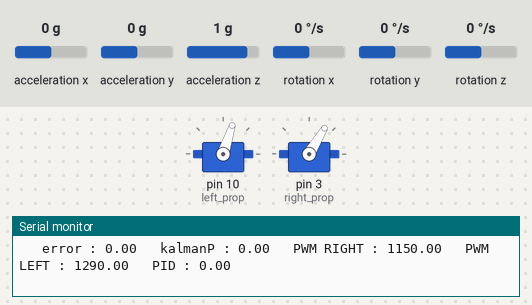
Simulated run of this sketch. Board: Arduino Uno, built with avr-gcc and run on an emulated ATmega328P. Shown: 2 × servo, the last lines printed to the serial monitor. Wiring (inferred from the names in the program): MPU-6050 motion sensor at I2C address 0x68. The inputs (shaded band) are chosen by the test bench; at power-on: acceleration x 0 g, acceleration z 1 g, acceleration y 0 g, rotation x 0 °/s, rotation y 0 °/s, rotation z 0 °/s.

Above: at 6.2 s.
6.3 s: acceleration x set to -1.4 g
At 7.9 s:
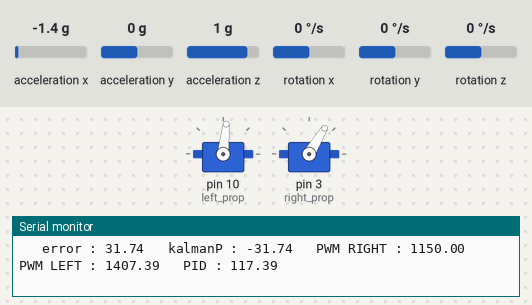
9.3 s: acceleration z set to -1.4 g
At 10.01 s:
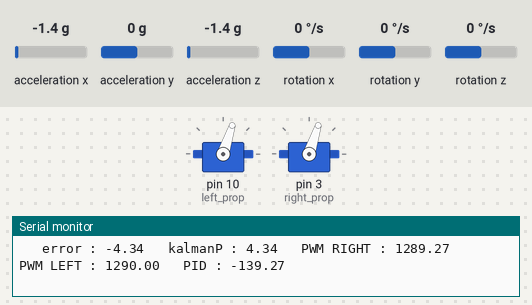
12.3 s: acceleration y set to -1.4 g
At 13.2 s:
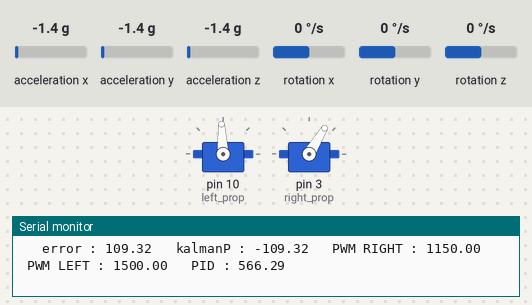
Timing chart, 0 to 15.3 s (numbered marks = the images above; inputs shaded):
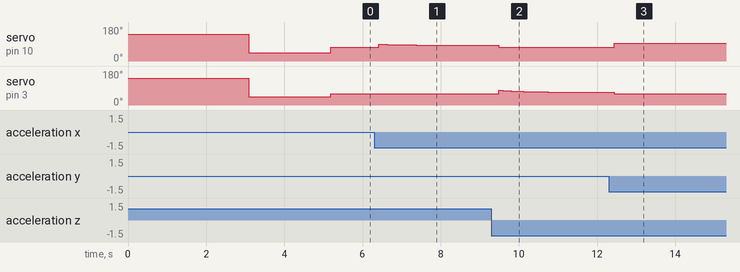

Measured:
- after the input at 6.3 s, servo on pin 10 (left_prop): 72° → 90° after 0.12 s, → 89° 0.10 s later, → 87° 0.11 s later, → 86° 0.21 s later, … (7 changes in this stretch)
- after the input at 9.3 s, servo on pin 10 (left_prop): 83° → 72° after 0.18 s; servo on pin 3 (right_prop): 59° → 78° after 0.18 s, → 76° 0.11 s later, → 75° 0.11 s later, → 73° 0.11 s later, … (10 changes in this stretch)
- after the input at 12.3 s, servo on pin 10 (left_prop): 72° → 93° after 0.14 s; servo on pin 3 (right_prop): 67° → 59° after 0.14 s

The sketch:

bicopter.ino
```cpp
#include <Wire.h>
#include <Servo.h>

Servo right_prop;
Servo left_prop;

/////SETTINGS
#define IMU_CALIBRATE true

/////IMU mpu6050
#define MPU 0x68
#define ACCEL 0x3B
#define GYRO 0x43
float temp;
float AccRawX1, AccRawY1, AccRawZ1, GyRawX1, GyRawY1, GyRawZ1;
float AccRawX2, AccRawY2, AccRawZ2, GyRawX2, GyRawY2, GyRawZ2;
float AccAngleX, AccAngleY, AccAngleZ, GyAngleX, GyAngleY, GyAngleZ;
float roll, pitch, yaw;
float mpuTimer, mpuDTime;
//--calibration
float AccRawXc, AccRawYc, AccRawZc, GyRawXc, GyRawYc, GyRawZc;

/////kalman
float kalmanR;
float kalmanP;
float Xt, Xt_update, Xt_prev;
float Pt, Pt_update, Pt_prev;
float Kt;
float R, Q;

float elapsedTimes, time, timePrev;
int i;

float PID, pwmLeft, pwmRight, error, previous_error;
float pid_p = 0;
float pid_i = 0;
float pid_d = 0;
/////////////////PID CONSTANTS/////////////////
double kp = 3.4;  //3.55
double ki = 0.0000000001; //0.003
double kd = 2.72;     //2.05

double throttleR = 1150;
double throttleL = 1290; //initial value of throttle to the motors
float desired_angle = 0;

void setup() {
  mpu6050_setup();
  calibrate_mpu6050();
  Serial.begin(19200);
  R = 10;
  Q = 0.1;
  Pt_prev = 1;
  // put your setup code here, to run once:
  time = millis();
  left_prop.attach(10);
  right_prop.attach(3);
  left_prop.writeMicroseconds(2000);
  right_prop.writeMicroseconds(2000);
  delay(2000);
  left_prop.writeMicroseconds(1000);
  right_prop.writeMicroseconds(1000);
  delay(2000);
}

void loop() {
  // put your main code here, to run repeatedly:
  calculate_angle();
  kalmanR = kalman_filter(roll);
  kalmanP = kalman_filter(pitch);

  timePrev = time;
  time = millis();
  elapsedTimes = (time - timePrev) / 1000;

  error = desired_angle - kalmanP;
  pid_p = kp * error;

  if (-3 < error < 3) {
  pid_i = pid_i + (ki * error);
  }

  pid_d = kd * ((error - previous_error) / elapsedTimes);

  PID = pid_p + pid_i + pid_d;
  if (PID < -1000) {
    PID = -1000;
  }
  if (PID > 1000) {
    PID = 1000;
  }

  pwmLeft = throttleL + PID;
  pwmRight = throttleR - PID;

  if (pwmRight < 1150) {

    pwmRight = 1150;
  }
  if (pwmRight > 1475) {
    pwmRight = 1475;
  }
  //Left
  if (pwmLeft < 1290) {
    pwmLeft = 1290;
  }
  if (pwmLeft > 1500) {
    pwmLeft = 1500;
  }

  left_prop.writeMicroseconds(pwmLeft);
  right_prop.writeMicroseconds(pwmRight);
  previous_error = error;

  Serial.print(" \terror : ");
  Serial.print(error);
  Serial.print(" \tkalmanP : ");
  Serial.print(kalmanP);
  Serial.print(" \tPWM RIGHT : ");
  Serial.print(pwmRight);
  Serial.print(" \tPWM LEFT : ");
  Serial.print(pwmLeft);
  Serial.print(" \tPID : ");
  Serial.print(PID);
  Serial.println(" ");
}

void mpu6050_setup() {
  Wire.beginTransmission(MPU);
  Wire.write(MPU);
  Wire.write(0b00000111);
  Wire.endTransmission();
  //mpu reset
  Wire.beginTransmission(0x68);
  Wire.write(MPU);
  Wire.write(0b00000000);
  Wire.endTransmission();
  // low pass filter
  Wire.beginTransmission(0x68);
  Wire.write(0x1A);
  Wire.write(0b00000001);
  Wire.endTransmission();
  // powe management / reset
  Wire.beginTransmission(MPU);
  Wire.write(0x6B);
  Wire.write(0x00);
  Wire.endTransmission();
  // acelero dan high pass filter
  Wire.beginTransmission(MPU);
  Wire.write(0x1C);
  Wire.write(0b00000111);
  Wire.endTransmission();
  // gyro reset
  Wire.beginTransmission(MPU);
  Wire.write(0x1B);
  Wire.write(0x00);
  Wire.endTransmission();
}

void read_mpu6050_accel() {
  Wire.beginTransmission(MPU);
  Wire.write(ACCEL);
  Wire.endTransmission();
  Wire.requestFrom(MPU, 8);
  AccRawX1 = Wire.read() << 8 | Wire.read();  //high and low accel data x
  AccRawY1 = Wire.read() << 8 | Wire.read();  //high and low accel data y
  AccRawZ1 = Wire.read() << 8 | Wire.read();  //high and low accel data z
}

void read_mpu6050_gyro() {
  Wire.beginTransmission(MPU);
  Wire.write(GYRO);
  Wire.endTransmission();
  Wire.requestFrom(MPU, 6);
  GyRawX1 = Wire.read() << 8 | Wire.read();
  GyRawY1 = Wire.read() << 8 | Wire.read();
  GyRawZ1 = Wire.read() << 8 | Wire.read();
}

void calibrate_mpu6050() {
  Serial.print("calibrating");

  for (int i = 0; i < 2000; i++) {
    read_mpu6050_accel();
    read_mpu6050_gyro();
    AccRawXc += AccRawX1;
    AccRawYc += AccRawY1;
    AccRawZc += AccRawZ1;
    GyRawXc += GyRawX1;
    GyRawYc += GyRawY1;
    GyRawZc += GyRawZ1;

    if (i % 100 == 0) Serial.print(".");
  }
  AccRawXc /= 2000;
  AccRawYc /= 2000;
  AccRawZc /= 2000;
  GyRawXc /= 2000;
  GyRawYc /= 2000;
  GyRawZc /= 2000;
  Serial.println(AccRawXc);
  Serial.println(AccRawYc);
  Serial.println(AccRawZc);
}

void calculate_angle() {
  read_mpu6050_accel();

  AccRawX2 = (AccRawX1 + (-1 * AccRawXc)) / 16384.0;
  AccRawY2 = (AccRawY1 + (-1 * AccRawYc)) / 16384.0;
  AccRawZ2 = (AccRawZ1 + (8192 - AccRawZc)) / 16384.0;


  AccAngleX = (atan2(AccRawX2, AccRawZ2)) * 57.2957795;
  AccAngleY = (atan2(AccRawY2, AccRawZ2)) * 57.2957795;

  for (int i = 0; i < 250; i++) {
    mpuDTime = (millis() - mpuTimer) / 1000;
    read_mpu6050_gyro();

    GyRawX2 = GyRawX1 / 131.0;
    GyRawY2 = GyRawY1 / 131.0;

    GyAngleX += GyRawX2 * mpuDTime;
    GyAngleY += GyRawY2 * mpuDTime;
  }
  GyAngleX = (GyAngleX + (-1 * GyRawXc)) / 250;
  GyAngleY = (GyAngleY + (-1 * GyRawYc)) / 250;

  roll = 0.9998 * AccAngleX + 0.0002 * GyAngleX;
  pitch = 0.9998 * AccAngleY + 0.0002 * GyAngleY;
}

float kalman_filter(float data) {
  Xt_update = Xt_prev;
  Pt_update = Pt_prev + Q;
  Kt = Pt_update / (Pt_update + R);
  Xt = Xt_update + (Kt * (data - Xt_update));\
  Pt = (1 - Kt) * Pt_update;

  Xt_prev = Xt;
  Pt_prev = Pt;

  return Xt;
}
```
